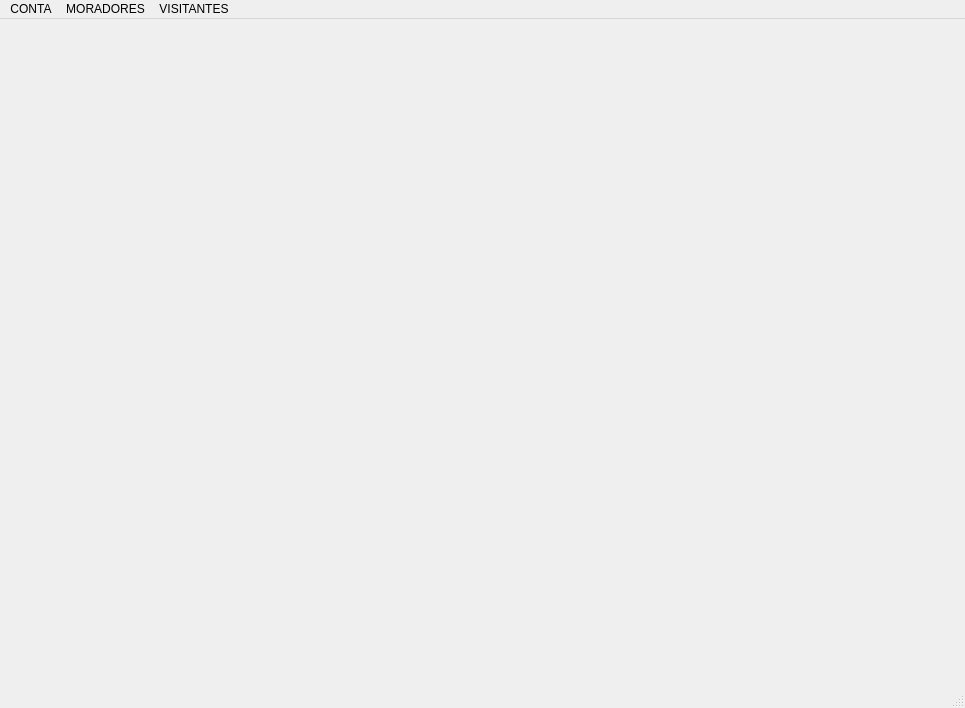
<?xml version="1.0" encoding="UTF-8"?>
<ui version="4.0">
 <class>Principal</class>
 <widget class="QMainWindow" name="Principal">
  <property name="geometry">
   <rect>
    <x>0</x>
    <y>0</y>
    <width>965</width>
    <height>708</height>
   </rect>
  </property>
  <property name="minimumSize">
   <size>
    <width>965</width>
    <height>708</height>
   </size>
  </property>
  <property name="maximumSize">
   <size>
    <width>965</width>
    <height>708</height>
   </size>
  </property>
  <property name="windowTitle">
   <string>Prime Condo</string>
  </property>
  <property name="windowIcon">
   <iconset>
    <normaloff>icons/img_center.png</normaloff>icons/img_center.png</iconset>
  </property>
  <property name="styleSheet">
   <string notr="true"/>
  </property>
  <widget class="QWidget" name="centralwidget">
   <property name="styleSheet">
    <string notr="true"/>
   </property>
   <widget class="QLabel" name="label">
    <property name="geometry">
     <rect>
      <x>0</x>
      <y>-10</y>
      <width>971</width>
      <height>671</height>
     </rect>
    </property>
    <property name="styleSheet">
     <string notr="true"/>
    </property>
    <property name="text">
     <string>&lt;html&gt;&lt;head/&gt;&lt;body&gt;&lt;p&gt;&lt;br/&gt;&lt;/p&gt;&lt;/body&gt;&lt;/html&gt;</string>
    </property>
   </widget>
  </widget>
  <widget class="QMenuBar" name="menubar">
   <property name="geometry">
    <rect>
     <x>0</x>
     <y>0</y>
     <width>965</width>
     <height>26</height>
    </rect>
   </property>
   <widget class="QMenu" name="menuFile">
    <property name="title">
     <string>CONTA</string>
    </property>
    <addaction name="separator"/>
    <addaction name="btnActCadastro"/>
    <addaction name="btnActSair"/>
   </widget>
   <widget class="QMenu" name="menuEdit">
    <property name="title">
     <string>MORADORES</string>
    </property>
    <addaction name="btnActCadastrarMoradores"/>
    <addaction name="btnActConsultarMoradores"/>
    <addaction name="btnActAtualizarMoradores"/>
    <addaction name="btnActAtivarDesativarMoradores"/>
   </widget>
   <widget class="QMenu" name="menuCadastro_de_Visitantes">
    <property name="title">
     <string>VISITANTES</string>
    </property>
    <addaction name="btnActNovoVisitante"/>
    <addaction name="btnActConsultarVisitantes"/>
    <addaction name="btnActAtivarDesativarVisitantes"/>
   </widget>
   <addaction name="menuFile"/>
   <addaction name="menuEdit"/>
   <addaction name="menuCadastro_de_Visitantes"/>
  </widget>
  <widget class="QStatusBar" name="statusbar"/>
  <action name="btnActCadastro">
   <property name="icon">
    <iconset resource="janelaPrincipal.qrc">
     <normaloff>:/janelaPrincipal/icons/identity_card.png</normaloff>:/janelaPrincipal/icons/identity_card.png</iconset>
   </property>
   <property name="text">
    <string>Cadastro</string>
   </property>
  </action>
  <action name="btnActAtualizarMoradores">
   <property name="icon">
    <iconset resource="janelaPrincipal.qrc">
     <normaloff>:/janelaPrincipal/icons/refresh-user.png</normaloff>:/janelaPrincipal/icons/refresh-user.png</iconset>
   </property>
   <property name="text">
    <string>Atualizar Moradores</string>
   </property>
  </action>
  <action name="btnActAtivarDesativarMoradores">
   <property name="icon">
    <iconset resource="janelaPrincipal.qrc">
     <normaloff>:/janelaPrincipal/icons/delete-user.png</normaloff>:/janelaPrincipal/icons/delete-user.png</iconset>
   </property>
   <property name="text">
    <string>Desativar / Ativar - Moradores</string>
   </property>
   <property name="toolTip">
    <string>Ativar / Desativar - Moradores</string>
   </property>
  </action>
  <action name="btnActNovoVisitante">
   <property name="icon">
    <iconset resource="janelaPrincipal.qrc">
     <normaloff>:/janelaPrincipal/icons/add-visitors.png</normaloff>:/janelaPrincipal/icons/add-visitors.png</iconset>
   </property>
   <property name="text">
    <string>Novo Visitante</string>
   </property>
  </action>
  <action name="btnActSair">
   <property name="icon">
    <iconset resource="janelaPrincipal.qrc">
     <normaloff>:/janelaPrincipal/icons/logout-account.png</normaloff>:/janelaPrincipal/icons/logout-account.png</iconset>
   </property>
   <property name="text">
    <string>Sair</string>
   </property>
  </action>
  <action name="btnActConsultarVisitantes">
   <property name="icon">
    <iconset resource="janelaPrincipal.qrc">
     <normaloff>:/janelaPrincipal/icons/cons-visitors.png</normaloff>:/janelaPrincipal/icons/cons-visitors.png</iconset>
   </property>
   <property name="text">
    <string>Consultar Visitantes</string>
   </property>
  </action>
  <action name="btnActAtivarDesativarVisitantes">
   <property name="icon">
    <iconset resource="janelaPrincipal.qrc">
     <normaloff>:/janelaPrincipal/icons/upd-visitors.png</normaloff>:/janelaPrincipal/icons/upd-visitors.png</iconset>
   </property>
   <property name="text">
    <string>Desativar / Ativar - Visitantes</string>
   </property>
  </action>
  <action name="btnActCadastrarMoradores">
   <property name="icon">
    <iconset resource="janelaPrincipal.qrc">
     <normaloff>:/janelaPrincipal/icons/add-user.png</normaloff>:/janelaPrincipal/icons/add-user.png</iconset>
   </property>
   <property name="text">
    <string>Cadastrar Moradores</string>
   </property>
   <property name="toolTip">
    <string>Cadastrar Moradores</string>
   </property>
  </action>
  <action name="btnActConsultarMoradores">
   <property name="icon">
    <iconset resource="janelaPrincipal.qrc">
     <normaloff>:/janelaPrincipal/icons/cancel-user.png</normaloff>:/janelaPrincipal/icons/cancel-user.png</iconset>
   </property>
   <property name="text">
    <string>Consultar Moradores</string>
   </property>
   <property name="toolTip">
    <string>Consultar Moradores</string>
   </property>
  </action>
 </widget>
 <resources>
  <include location="janelaPrincipal.qrc"/>
 </resources>
 <connections/>
</ui>
